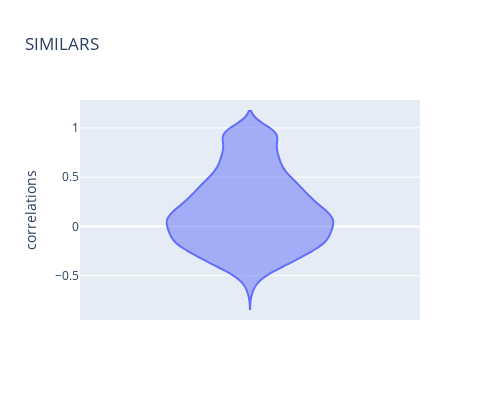
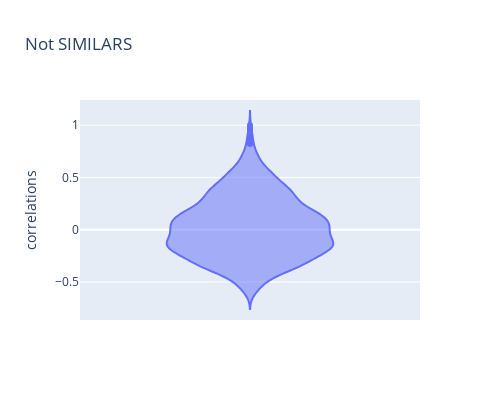

Here is the notebook cell these charts were saved with, in order:
### Code cell
choice=np.random.choice(cos_sim_f_flatten1.shape[0], 2048)
cos_sim_f_flatten1=cos_sim_f_flatten1[choice]
cos_sim_f_flatten1=pd.DataFrame(cos_sim_f_flatten1,columns=['correlations'])
fig=px.violin(cos_sim_f_flatten1, y='correlations',width=500, height=400,title="SIMILARS")
fig.show()


choice=np.random.choice(cos_sim_f_flatten0.shape[0], 2048)
cos_sim_f_flatten0=cos_sim_f_flatten0[choice]
cos_sim_f_flatten0=pd.DataFrame(cos_sim_f_flatten0,columns=['correlations'])
fig=px.violin(cos_sim_f_flatten0, y='correlations',width=500, height=400,title="Not SIMILARS")
fig.show()

### Figure 1 — Plotly figure (JSON) as saved in the notebook; plotly's stock layout.template omitted (floating-point values rounded to 4 significant figures; data arrays with more than 128 entries replaced by an {"elided": "..."} marker saying what was removed)
{"data": [{"alignmentgroup": "True", "box": {"visible": false}, "hovertemplate": "correlations=%{y}<extra></extra>", "legendgroup": "", "marker": {"color": "#636efa"}, "name": "", "offsetgroup": "", "orientation": "v", "scalegroup": "True", "showlegend": false, "type": "violin", "x0": " ", "xaxis": "x", "y": {"elided": "2048 float values"}, "y0": " ", "yaxis": "y"}], "layout": {"height": 400, "legend": {"tracegroupgap": 0}, "title": {"text": "SIMILARS"}, "violinmode": "group", "width": 500, "xaxis": {"anchor": "y", "domain": [0, 1]}, "yaxis": {"anchor": "x", "domain": [0, 1], "title": {"text": "correlations"}}}}

### Figure 2 — Plotly figure (JSON) as saved in the notebook; plotly's stock layout.template omitted (floating-point values rounded to 4 significant figures; data arrays with more than 128 entries replaced by an {"elided": "..."} marker saying what was removed)
{"data": [{"alignmentgroup": "True", "box": {"visible": false}, "hovertemplate": "correlations=%{y}<extra></extra>", "legendgroup": "", "marker": {"color": "#636efa"}, "name": "", "offsetgroup": "", "orientation": "v", "scalegroup": "True", "showlegend": false, "type": "violin", "x0": " ", "xaxis": "x", "y": {"elided": "2048 float values"}, "y0": " ", "yaxis": "y"}], "layout": {"height": 400, "legend": {"tracegroupgap": 0}, "title": {"text": "Not SIMILARS"}, "violinmode": "group", "width": 500, "xaxis": {"anchor": "y", "domain": [0, 1]}, "yaxis": {"anchor": "x", "domain": [0, 1], "title": {"text": "correlations"}}}}
